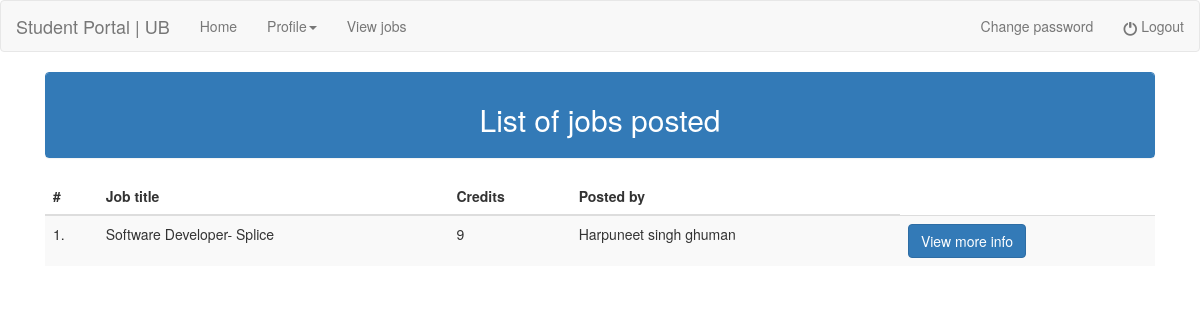
/student_view_jobs.php?q=1 (signed in), run on an earlier commit of the app's database.
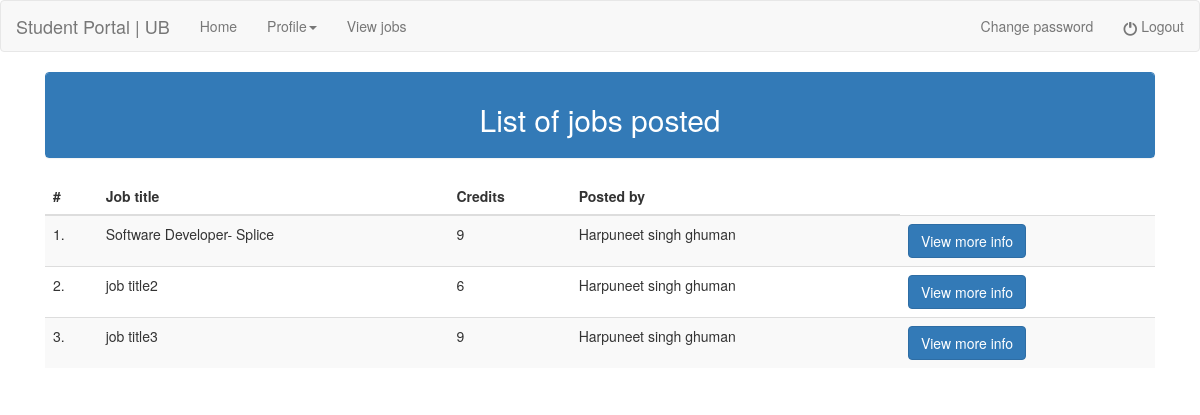
And on a later commit of the database.
### tables this page shows
CREATE TABLE `job_info` (
  `id` int(10) NOT NULL,
  `job_title` varchar(50) NOT NULL,
  `description` varchar(500) NOT NULL,
  `responsibilities` varchar(500) NOT NULL,
  `requirements` varchar(500) NOT NULL,
  `credits` varchar(50) NOT NULL,
  `teacher_id` int(10) NOT NULL,
  `created_on` datetime NOT NULL,
  `last_updated` datetime NOT NULL
);

CREATE TABLE `teacher_accounts` (
  `id` int(10) NOT NULL,
  `firstname` varchar(50) NOT NULL,
  `lastname` varchar(50) NOT NULL,
  `special_designation` varchar(50) NOT NULL,
  `job_title` varchar(50) NOT NULL,
  `department` varchar(50) NOT NULL,
  `email` varchar(50) NOT NULL,
  `phone` varchar(50) NOT NULL,
  `office_address` varchar(50) NOT NULL,
  `password` varchar(100) NOT NULL,
  `created_on` datetime NOT NULL,
  `last_updated` datetime NOT NULL
);

### student_view_jobs.php (the view)
<?php
include "student_header.php";
include "connection.php";
$query="select * from job_info";
$result=mysqli_query($conn,$query);
?>
<!doctype>
<html>
<head>
</head>
<body>
    <div class="container" >
        <div class="col-md-12">
            <div class="panel panel-primary">
                <div class="panel-heading">
                    <?php
                    if(mysqli_num_rows($result)== 0){
                    ?>
                        <center><h2>No jobs posted</h2></center>
                        </div></div></div></div>
                        </body></html>
                    <?php
                    }
                    else{
                    ?>
                    <center><h2>List of jobs posted</h2></center>
                </div>
            </div>
            <div class="table-responsive">
            <table class="table table-striped">
                <thead>
                    <tr>
                        <th>#</th>
                        <th>Job title</th>
                        <th>Credits</th>
                        <th>Posted by</th>
                    </tr>
                </thead>
                <tbody>
                    <?php
                        $count=1;
                        while($row=mysqli_fetch_array($result)){
                            $query2="select firstname,lastname from teacher_accounts where id='$row[6]'";
                            $result2=mysqli_query($conn,$query2);
                            $row2=mysqli_fetch_array($result2);
                            $teacher_name= $row2[0].' '.$row2[1];
                    ?>
                    <tr>
                        <td><?php echo $count."." ?></td>
                        <td><?php echo $row[1] ?></td>
                        <td><?php echo $row[5] ?></td>
                        <td><?php echo $teacher_name ?></td>
						<td>
							<button onclick="location.href='student_view_jobs_more.php?job_title=<?php echo $row[1] ?>&teacher_id=<?php echo $row[6] ?>'"class="btn btn-primary btn-md">View more info</button>
						</td>
                    </tr>
                    <?php
                    $count++;
                    }
                    ?>
                </tbody>
            </table>
            </div>
        </div>
    </div>
</body>
</html>
<?php
} ?>

What changed in the data, as far as the page shows it:
added job_info: job_title "job title2", credits "6", teacher_accounts.firstname+lastname "Harpuneet singh ghuman"
added job_info: job_title "job title3", credits "9", teacher_accounts.firstname+lastname "Harpuneet singh ghuman"
